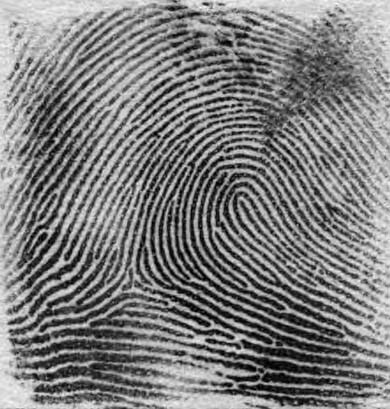
#> input picture lab2/src/img/Fingerprint_Right_Loop.jpg, 390 x 409 px; its folder holds only this picture in this run
$ python -i img_proc.py   (imports and definitions only)
#> lines starting #> are read from the running program, lines starting #| are printed output that depends on the picture
#> further down, picture is the input picture: shape (409, 390, 3); min 0, max 255, mean 125.7
import cv2
import tkinter as ttk
from tkinter import filedialog
import matplotlib.pyplot as plt
import numpy as np


##########################################################################################
def mask_detection(image, kernel):
    gray_image = cv2.cvtColor(image, cv2.COLOR_BGR2GRAY)
    return cv2.filter2D(src=gray_image, ddepth=-1, kernel=kernel)


# [32 lines left out: functions point_detection, horizontal_line_detection, vertical_line_detection, _45_line_detection, _135_line_detection, not called in this run]


def edge_sobel_detection(image):
    gray_image = cv2.cvtColor(image, cv2.COLOR_BGR2GRAY)

    grad_x = cv2.Sobel(src=gray_image, ddepth=-1, dx=1, dy=0, ksize=3, borderType=cv2.BORDER_REFLECT)
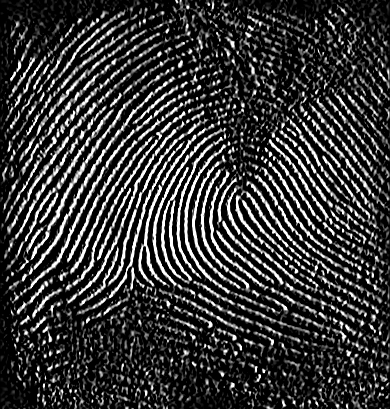
#> grad_x: shape (409, 390); min 0, max 255, mean 55
    grad_y = cv2.Sobel(src=gray_image, ddepth=-1, dx=0, dy=1, ksize=3, borderType=cv2.BORDER_REFLECT)
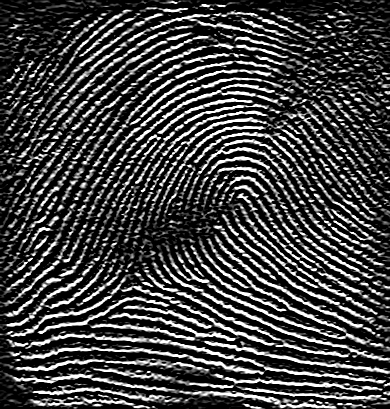
#> grad_y: shape (409, 390); min 0, max 255, mean 65.4
    abs_grad_x = cv2.convertScaleAbs(grad_x)
    abs_grad_y = cv2.convertScaleAbs(grad_y)
    grad = cv2.addWeighted(abs_grad_x, 1, abs_grad_y, 1, 0)
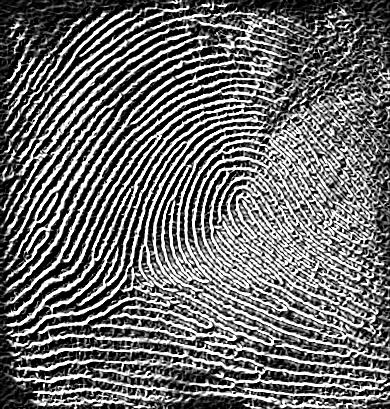
#> grad: shape (409, 390); min 0, max 255, mean 107
    return grad


##########################################################################################
# [20 lines left out: functions otsu_thresholding, histogram_thresholding, not called in this run]


def adaptive_threshold(image):
    gray_image = cv2.cvtColor(image, cv2.COLOR_BGR2GRAY)
    return cv2.adaptiveThreshold(gray_image, 255, cv2.ADAPTIVE_THRESH_MEAN_C, cv2.THRESH_BINARY, 11, 2)


##########################################################################################
# Read an image
# [48 lines left out: functions read_original_image, show_images, show_many_images, process_images, not called in this run]


original_image = None

# App window
# [2 lines not run here, left out]
# [1 line that did not run here, left out]
# [11 lines not run here, left out]

>>> import cv2
>>> picture = cv2.imread('img/Fingerprint_Right_Loop.jpg')
>>> result = edge_sobel_detection(picture)

$ run again, on lab2/src/img/kit.jpg
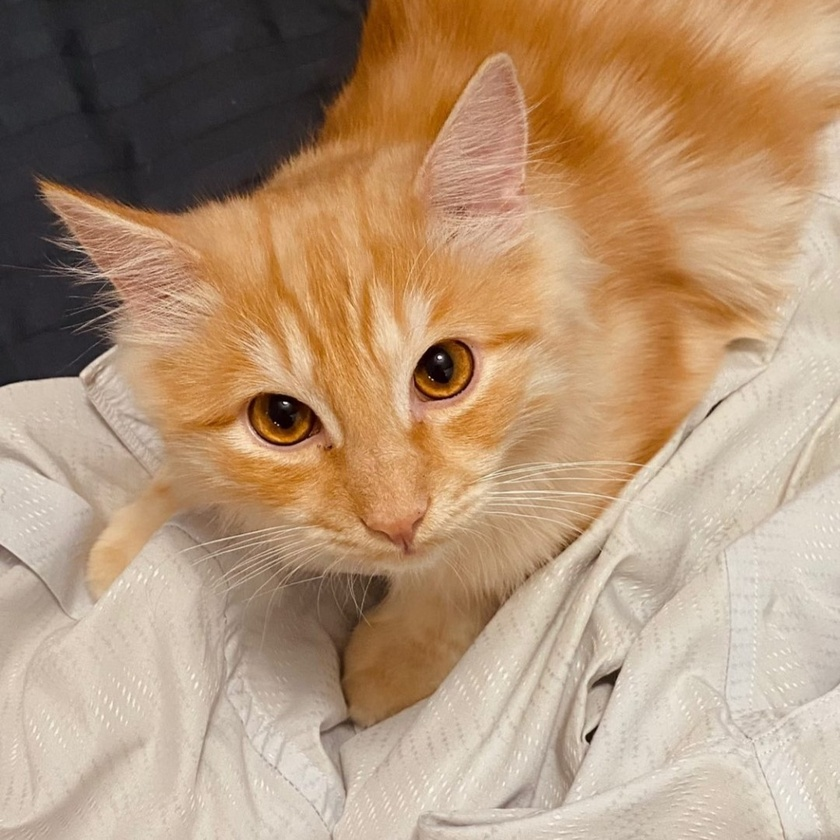
#> input picture lab2/src/img/kit.jpg, 840 x 840 px, shrunk from 1080 x 1080 before the run
#> picture is the input picture: shape (840, 840, 3); mean B, G, R 119.4, 148.5, 178.6
#> in edge_sobel_detection, `gray_image = cv2.cvtColor(image, cv2.COLOR_BGR2GRAY)`:
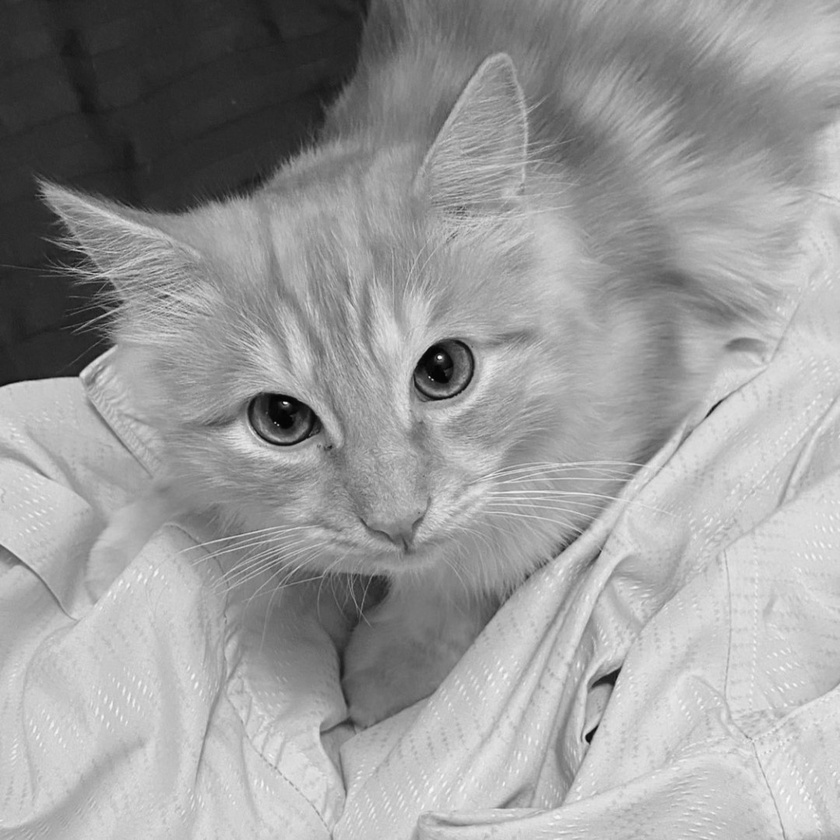
#> gray_image: shape (840, 840); min 2, max 253, mean 154.2
#> in edge_sobel_detection, `grad = cv2.addWeighted(abs_grad_x, 1, abs_grad_y, 1, 0)`:
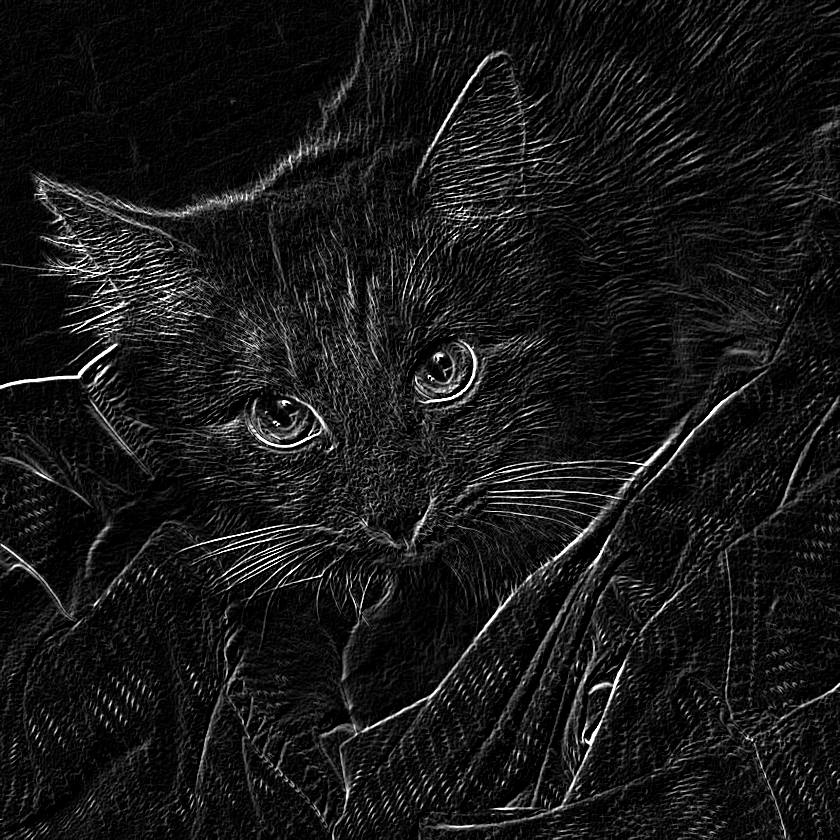
#> grad: shape (840, 840); min 0, max 255, mean 23.3
